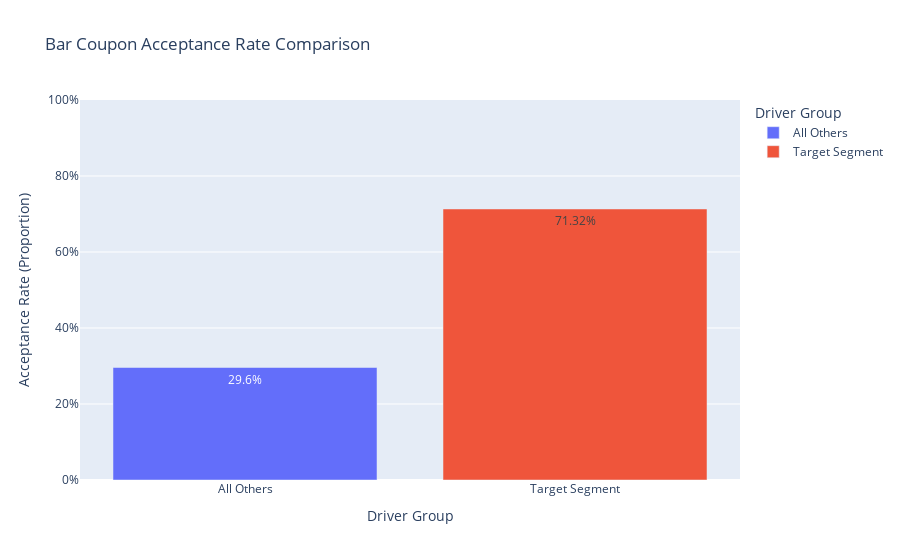

The code cell stored with this chart in its notebook:
### Markdown cell above
5. Use the same process to compare the acceptance rate between drivers who go to bars more than once a month and had passengers that were not a kid and had occupations other than farming, fishing, or forestry.

### Code cell
# Define the criteria for the Target Segment
high_bar_frequency = ['1~3', '4~8', 'gt8']
not_kid_passenger = bar_coupons_df['passanger'] != 'Kid(s)'
not_farm_fish_forest = bar_coupons_df['occupation'] != 'Farming, Fishing, or Forestry'

# Create the combined boolean mask for the Target Segment
target_segment_mask = (bar_coupons_df['Bar'].isin(high_bar_frequency)) & \
                      (not_kid_passenger) & \
                      (not_farm_fish_forest)

# Create a new categorical column for grouping
bar_coupons_df['Segment'] = 'All Others'
bar_coupons_df.loc[target_segment_mask, 'Segment'] = 'Target Segment'

# Calculate acceptance rate (mean of 'Y') and total count for both groups
acceptance_comparison = bar_coupons_df.groupby('Segment')['Y'].agg(['mean', 'count']).reset_index()
acceptance_comparison = acceptance_comparison.rename(columns={'mean': 'Acceptance_Rate', 'count': 'Total_Observations'})
acceptance_comparison['Acceptance_Rate_Percent'] = (acceptance_comparison['Acceptance_Rate'] * 100).round(2)

# Generate Bar Plot
fig = px.bar(
    acceptance_comparison,
    x='Segment',
    y='Acceptance_Rate',
    color='Segment',
    title='Bar Coupon Acceptance Rate Comparison',
    labels={
        'Acceptance_Rate': 'Acceptance Rate (Proportion)',
        'Segment': 'Driver Group'
    },
    text=acceptance_comparison['Acceptance_Rate_Percent'].apply(lambda x: f'{x}%')
)

# Set y-axis range from 0 to 1 for better interpretation of proportion
fig.update_yaxes(range=[0, 1.0], tickformat=".0%")
fig.show()
fig.write_image("./images/bar_coupon_acceptance_rate_compare.png")

# The Target Segment (drivers who go to a bar more than once a month, had passengers that were not a kid, 
# and had occupations other than farming, fishing, or forestry) is more than twice as likely to accept the 
# coupon compared to the 'All Others' group. This segment represents a high-value customer group for bar promotions

### Figure 1 — Plotly figure (JSON) as saved in the notebook; plotly's stock layout.template omitted (floating-point values rounded to 4 significant figures)
{"data": [{"hovertemplate": "Driver Group=%{x}<br>Acceptance Rate (Proportion)=%{y}<br>text=%{text}<extra></extra>", "legendgroup": "All Others", "marker": {"color": "#636efa", "pattern": {"shape": ""}}, "name": "All Others", "orientation": "v", "showlegend": true, "text": ["29.6%"], "textposition": "auto", "type": "bar", "x": ["All Others"], "xaxis": "x", "y": [0.296], "yaxis": "y"}, {"hovertemplate": "Driver Group=%{x}<br>Acceptance Rate (Proportion)=%{y}<br>text=%{text}<extra></extra>", "legendgroup": "Target Segment", "marker": {"color": "#EF553B", "pattern": {"shape": ""}}, "name": "Target Segment", "orientation": "v", "showlegend": true, "text": ["71.32%"], "textposition": "auto", "type": "bar", "x": ["Target Segment"], "xaxis": "x", "y": [0.7132], "yaxis": "y"}], "layout": {"barmode": "relative", "legend": {"title": {"text": "Driver Group"}, "tracegroupgap": 0}, "title": {"text": "Bar Coupon Acceptance Rate Comparison"}, "xaxis": {"anchor": "y", "categoryarray": ["All Others", "Target Segment"], "categoryorder": "array", "domain": [0, 1], "title": {"text": "Driver Group"}}, "yaxis": {"anchor": "x", "domain": [0, 1], "range": [0, 1], "tickformat": ".0%", "title": {"text": "Acceptance Rate (Proportion)"}}}}
